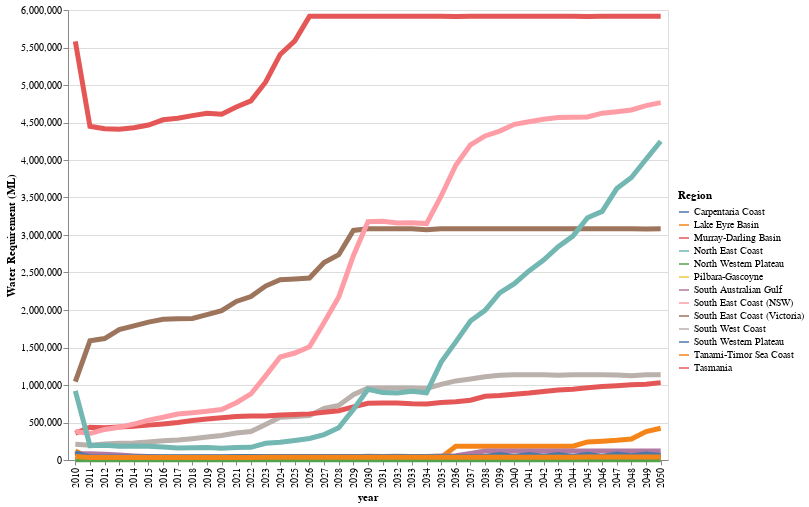

Notebook source saved alongside this figure:
### Code cell
# HIDE CODE
plot_water_use_volum(water_df)

### Figure 1 — Vega-Lite specification as saved in the notebook (floating-point values rounded to 4 significant figures; data arrays with more than 128 entries replaced by an {"elided": "..."} marker saying what was removed)
{"config": {"view": {"continuousWidth": 300, "continuousHeight": 300}}, "layer": [{"mark": {"type": "point", "opacity": 0, "size": 300}, "encoding": {"color": {"field": "REGION_NAME", "legend": null, "type": "nominal"}, "tooltip": [{"field": "REGION_NAME", "title": "Region", "type": "nominal"}, {"field": "TOT_WATER_REQ_ML", "title": "Water Requirement (ML)", "type": "quantitative"}, {"field": "year", "title": "Year", "type": "ordinal"}], "x": {"field": "year", "type": "ordinal"}, "y": {"field": "TOT_WATER_REQ_ML", "title": "Water Requirement (ML)", "type": "quantitative"}}}, {"mark": {"type": "line", "size": 5}, "encoding": {"color": {"field": "REGION_NAME", "legend": {"direction": "vertical", "legendX": 610, "legendY": 180.0, "orient": "none", "title": "Region", "titleAnchor": "start"}, "type": "nominal"}, "x": {"field": "year", "type": "nominal"}, "y": {"field": "TOT_WATER_REQ_ML", "title": "Water Requirement (ML)", "type": "quantitative"}}}], "data": {"name": "data-3d0e4589268b1f13ace59db76e91fe19"}, "height": 450, "resolve": {"scale": {"color": "independent"}}, "width": 600, "$schema": "https://vega.github.io/schema/vega-lite/v5.15.1.json", "datasets": {"data-3d0e4589268b1f13ace59db76e91fe19": {"elided": "533 records"}}}
